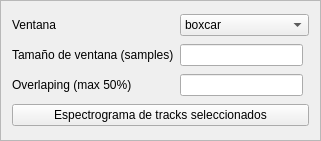
   <widget class="QFrame" name="frame">
    <property name="geometry">
     <rect>
      <x>500</x>
      <y>490</y>
      <width>321</width>
      <height>141</height>
     </rect>
    </property>
    <property name="frameShape">
     <enum>QFrame::StyledPanel</enum>
    </property>
    <property name="frameShadow">
     <enum>QFrame::Raised</enum>
    </property>
    <layout class="QGridLayout" name="gridLayout_19">
     <item row="3" column="0" colspan="3">
      <widget class="QPushButton" name="espectrograma_track">
       <property name="text">
        <string>Espectrograma de tracks seleccionados</string>
       </property>
      </widget>
     </item>
     <item row="0" column="1" colspan="2">
      <widget class="QComboBox" name="ventana_espectrograma">
       <item>
        <property name="text">
         <string>boxcar</string>
        </property>
       </item>
       <item>
        <property name="text">
         <string>triang</string>
        </property>
       </item>
       <item>
        <property name="text">
         <string>blackman</string>
        </property>
       </item>
       <item>
        <property name="text">
         <string>hamming</string>
        </property>
       </item>
       <item>
        <property name="text">
         <string>hann</string>
        </property>
       </item>
       <item>
        <property name="text">
         <string>bartlett</string>
        </property>
       </item>
       <item>
        <property name="text">
         <string>flattop</string>
        </property>
       </item>
       <item>
        <property name="text">
         <string>parzen</string>
        </property>
       </item>
       <item>
        <property name="text">
         <string>bohman</string>
        </property>
       </item>
       <item>
        <property name="text">
         <string>blackmanharris</string>
        </property>
       </item>
       <item>
        <property name="text">
         <string>nuttall</string>
        </property>
       </item>
       <item>
        <property name="text">
         <string>barthann</string>
        </property>
       </item>
      </widget>
     </item>
     <item row="0" column="0">
      <widget class="QLabel" name="label_23">
       <property name="text">
        <string>Ventana</string>
       </property>
      </widget>
     </item>
     <item row="1" column="0">
      <widget class="QLabel" name="label_24">
       <property name="text">
        <string>Tamaño de ventana (samples)</string>
       </property>
      </widget>
     </item>
     <item row="2" column="0">
      <widget class="QLabel" name="label_25">
       <property name="text">
        <string>Overlaping (max 50%)</string>
       </property>
      </widget>
     </item>
     <item row="1" column="1">
      <widget class="QLineEdit" name="window_size"/>
     </item>
     <item row="2" column="1">
      <widget class="QLineEdit" name="overlaping"/>
     </item>
    </layout>
    <zorder>ventana_espectrograma</zorder>
    <zorder>espectrograma_track</zorder>
    <zorder>label_24</zorder>
    <zorder>label_25</zorder>
    <zorder>window_size</zorder>
    <zorder>overlaping</zorder>
    <zorder>label_23</zorder>
   </widget>
